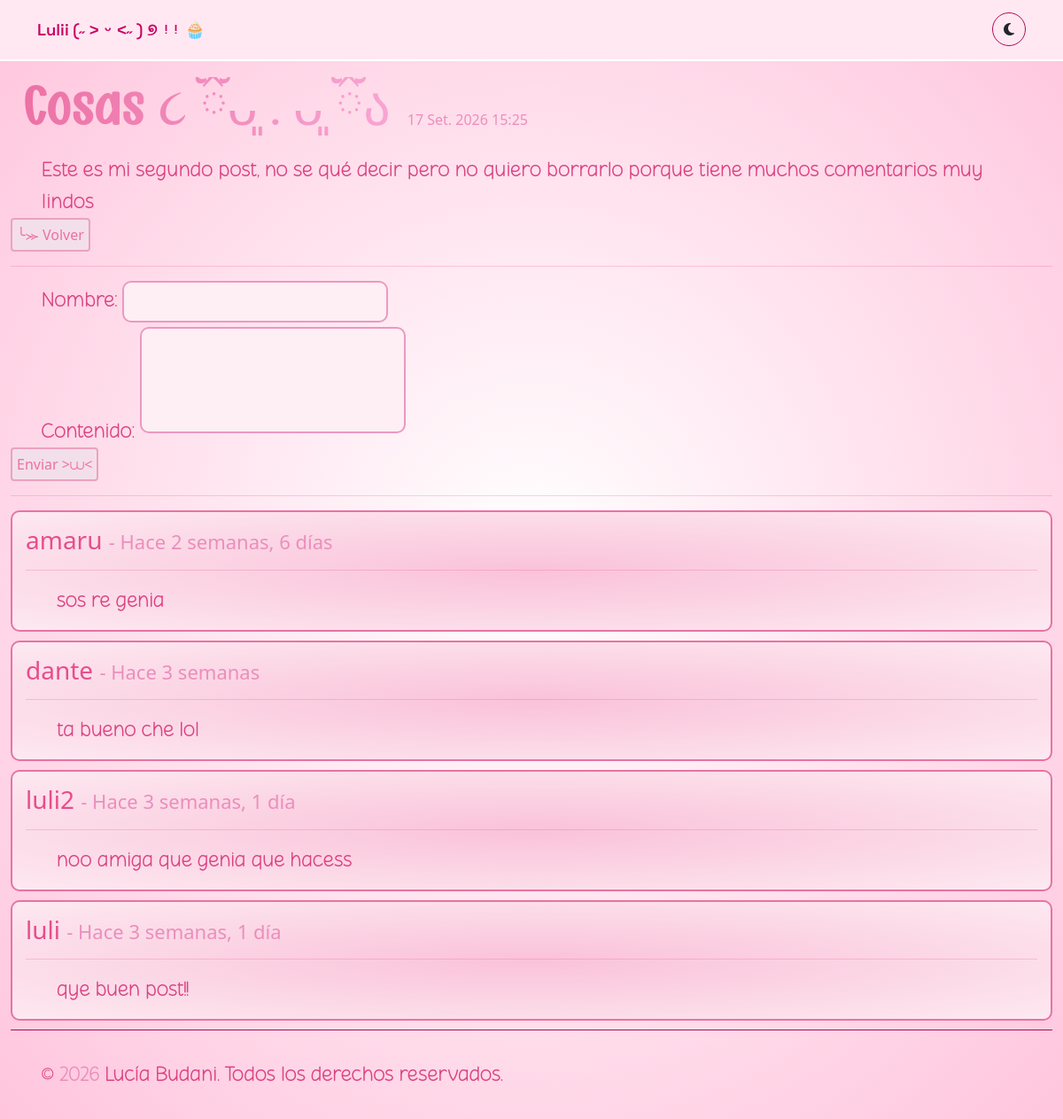
/blog/cosas/, run on an earlier commit of the app's database.
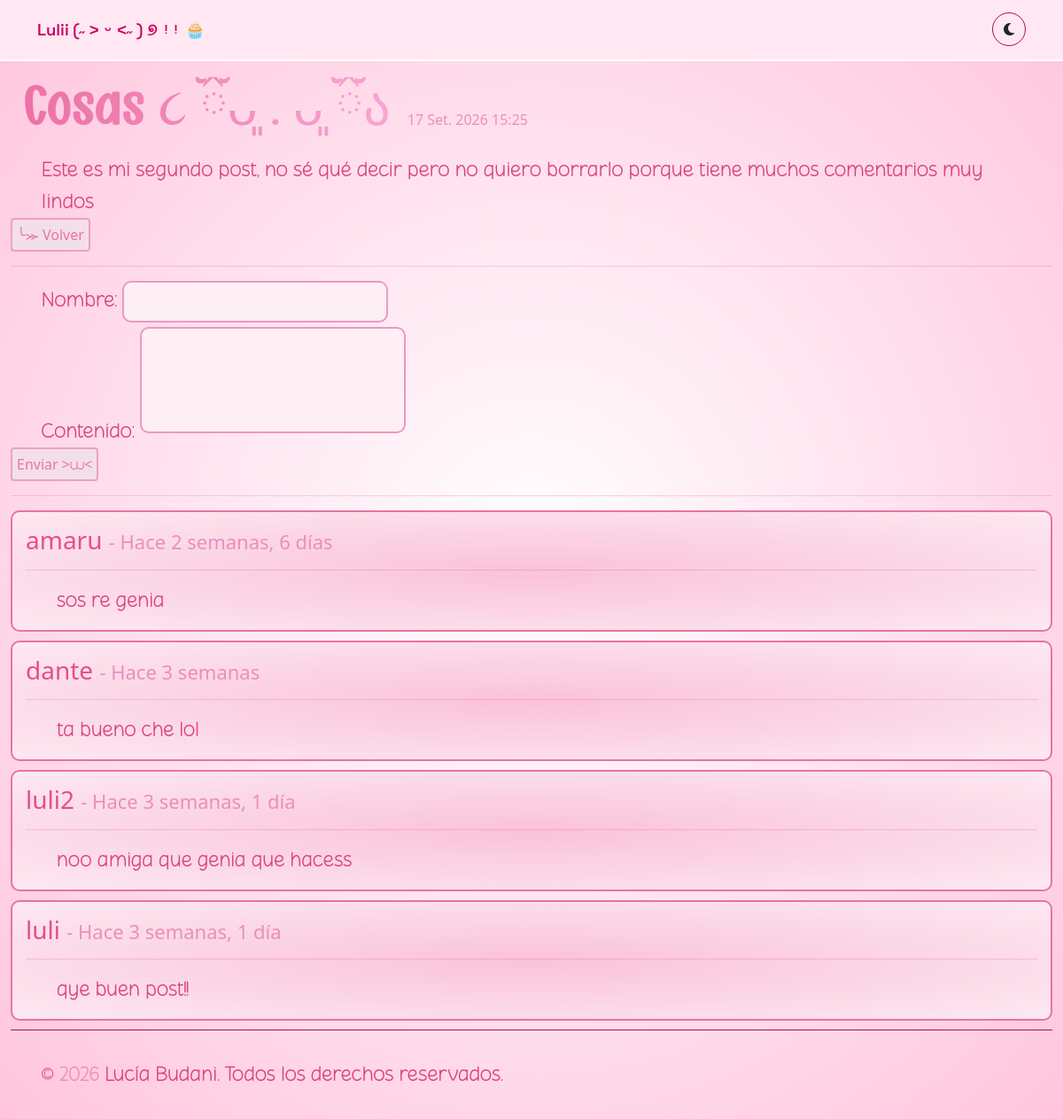
And on a later commit of the database.
### blog/models.py (models this page shows, shortened)
class Post(models.Model):
    title = models.CharField(max_length = 255)
    slug = models.SlugField()
    content = models.TextField()
    created_at = models.DateTimeField(auto_now_add = True)
    description = models.CharField(max_length=1250)
    class Meta:
        ordering = ('-created_at',)

### blog/views.py (the view)
# urls.py: path('<slug:slug>/', views.detail, name='detail'),
def detail(request, slug):
    post = get_object_or_404(Post, slug=slug)
    if request.method == 'POST':
        form = CommentForm(request.POST)
        if form.is_valid():
            comment = form.save(commit=False)
            comment.post = post
            comment.save()
            return redirect('blog:detail', slug=slug)
    else:
        form = CommentForm()
    return render(request, 'blog/details.html', {
                'post': post,
                'form': form})

### blog/forms.py
class CommentForm(ModelForm):
    class Meta:
        model = Comment
        fields = ('name','content')
        labels = {
            'name': "Nombre",
            'content': "Contenido"
        }

### blog/templates/blog/details.html (shortened to what this page needs)
{% extends "base.html" %}
{% load static %}
    {% block extra_css %}
            <link rel="stylesheet" href="{% static 'blog/css/details.css' %}">
    {% endblock %}
{% block content %}
    <p>.</p>
    <p>.</p>
    <h1>{{post.title}}</h1>
    <span>{{post.created_at}}</span>
    <div>
        {{post.content|linebreaks}}
    </div>
    <a class ="volver" href="{% url 'blog:index' %}">╰⪼ Volver</a>
    <hr>
    <div>
        <form method='post' action='.'>
            {{form.as_p}}
            <button class="volver">Enviar >⩊<</button>
        </form>
        <hr>
        {% for comment in post.comments.all %}
            <div class="container-fluid comentarioooo">
                <h3 class="usuario-nombre">{{comment.name}} <span class="tiempo-comentario">- Hace {{comment.created_at|timesince}}</span></h3>
                <hr>
                <p>{{comment.content|linebreaks}}</p>
            </div>
        {% empty %}
            <div>
                <p>No hay comentairos todavia... ( ˶°ㅁ°) !!</p>
            </div>
        {% endfor %}
    </div>
{% endblock %}

What changed in the data, as far as the page shows it:
changed Post: content "Este es mi segundo post, no se qué decir pero no quiero borrarlo porque tiene muchos comentarios muy lindos" → "Este es mi segundo post, no sé qué decir pero no quiero borrarlo porque tiene muchos comentarios muy lindos"
